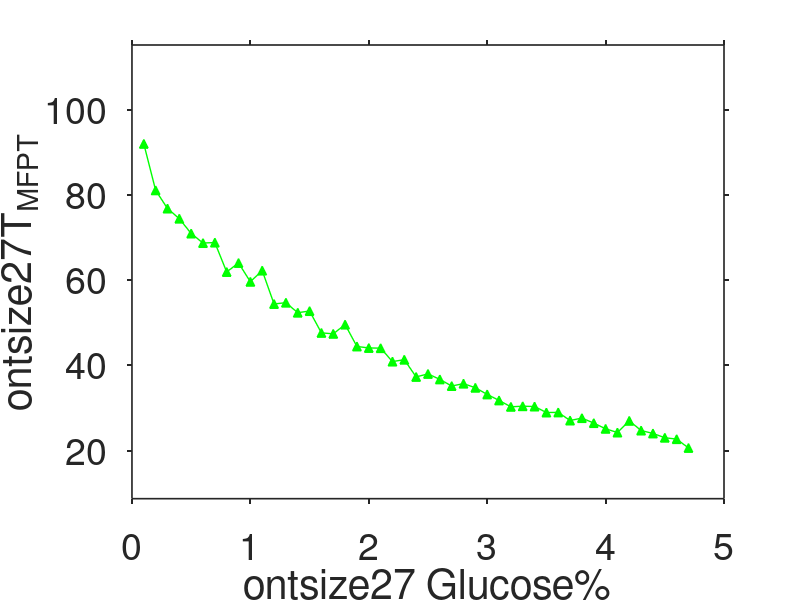
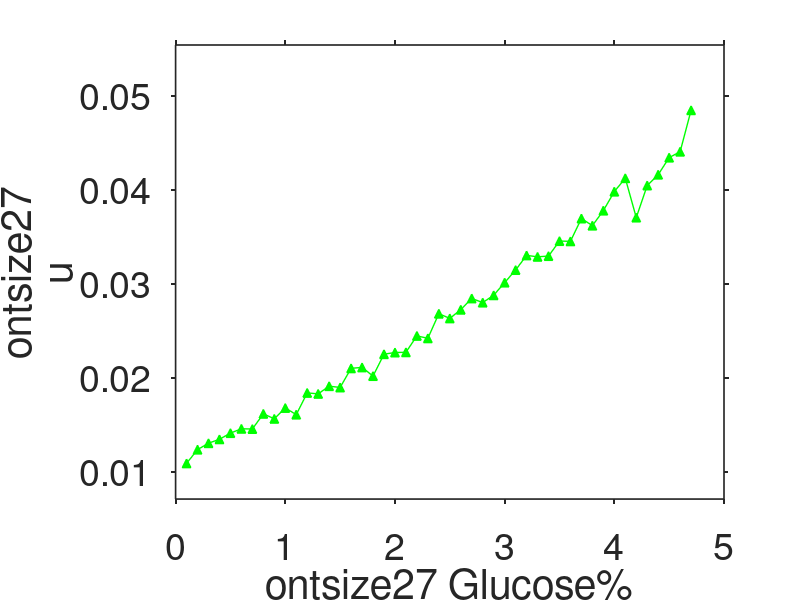

Write the MATLAB code that produced these figures, in order.
clc
clear
a=load('MFPT_h=0.002_r=0.01.txt');
h=figure(1)
plot(a(:,1),a(:,2),'^-', 'Color', 'g', 'LineWidth', 1, 'MarkerFaceColor', 'g', 'MarkerSize', 6.2)
hold on
xlim([0 5])
ylim([8.700659309912982,115.180659309913])
set(gca,'XTickLabelRotation',0);
set(gca,'xtick',0:1:5)
set(gca,'LineWidth',1.2,'Fontsize',27)
set(gca,'TickDir', 'out', 'TickLength', [0.009 0.1])
xlabel("\fontsize{27} Glucose%");
ylabel("\fontsize{27}T_{MFPT}");

h=figure(2);
plot(a(:,1),1./a(:,2),'^-', 'Color', 'g', 'LineWidth', 1, 'MarkerFaceColor', 'g', 'MarkerSize', 6.2)
hold on
xlim([0 5])
ylim([0.007065666824643,0.055465666824643])
set(gca,'xtick',0:1:5)
set(gca,'XTickLabelRotation',0);
set(gca,'LineWidth',1.2,'Fontsize',27)
set(gca,'TickDir', 'out', 'TickLength', [0.009 0.1])
xlabel("\fontsize{27} Glucose%");
ylabel("\fontsize{27}\nu");
